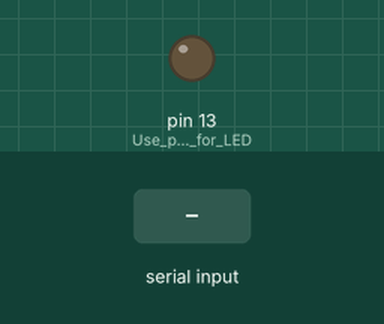
This sketch was run on a simulated Arduino Uno, built with avr-gcc and run on an emulated ATmega328P. Shown: output pins drawn as LEDs (lit = HIGH). The test bench sets the inputs (shaded band).

Above: at 1.2 s.
1.3 s: "1" received over Serial
At 2.5 s:
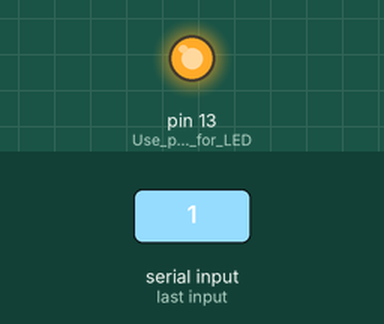
2.8 s: "0" received over Serial
At 3.8 s:
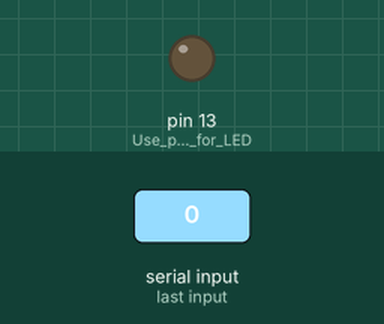
Timing chart, 0 to 5.8 s (numbered marks = the images above; inputs shaded):
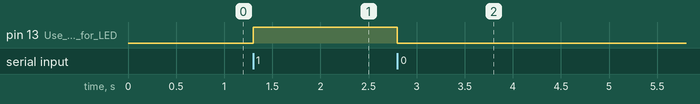

The sketch:

sketch_apr25a.ino
```cpp
void setup() {
  Serial.begin(9600);
  pinMode(13, OUTPUT); // Use pin 13 for LED
}

void loop() {
  if (Serial.available()) {
    char cmd = Serial.read();
    digitalWrite(13, cmd == '1' ? HIGH : LOW);
  }
}
```

Measured:
- after the input at 1.3 s, pin 13 (Use_pin_13_for_LED): LOW → HIGH at once
- after the input at 2.8 s, pin 13 (Use_pin_13_for_LED): HIGH → LOW at once
